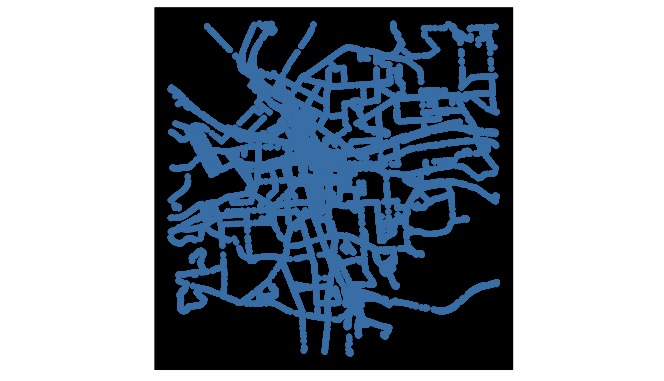

Write R code to recreate this figure.
library(tidyverse)
library(ggplot2)

centro <- read.delim("https://openmobilitydata-data.s3-us-west-1.amazonaws.com/public/feeds/central-new-york-rta/524/20190826/original/shapes.txt", sep = ",")
centro %>%
  filter((shape_pt_lon < -76.075235) & (shape_pt_lon > -76.205754) & (shape_pt_lat > 42.989786) & (shape_pt_lat < 43.091508)) %>%
  ggplot(aes(shape_pt_lon, shape_pt_lat)) +
  geom_point(color = "steelblue") +
  coord_fixed(1.3)+
  theme(legend.position = "none",
        axis.title.x = element_blank(),
        axis.title.y = element_blank(),
        axis.ticks = element_blank(),
        panel.grid.major = element_blank(), 
        panel.grid.minor = element_blank(),
        panel.border = element_blank(),
        axis.text.x=element_blank(),
        axis.text.y=element_blank(),
        panel.background = element_rect(fill = 'black', colour = 'black')) 
  
